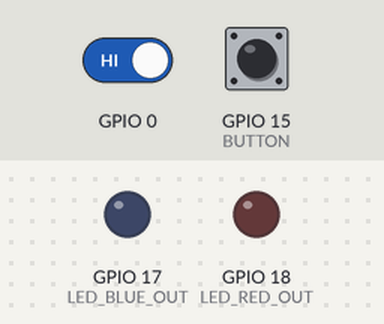
A program run on a simulated ESP32-S3. On the bench: output pins drawn as LEDs (lit = HIGH). Dashed ring = blinking. Inputs (shaded band) come from the test bench; at power-on: GPIO 0 HIGH, GPIO 15 (BUTTON) LOW. What the program prints to the serial monitor is not drawn.

Above: at 2.2 s.
2.3 s: GPIO 0 driven LOW
At 2.5 s:
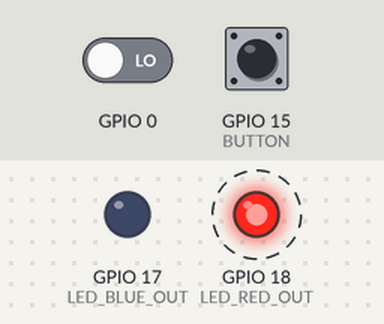
5.3 s: GPIO 15 (BUTTON) pulled HIGH for 0.15 s
At 6.1 s:
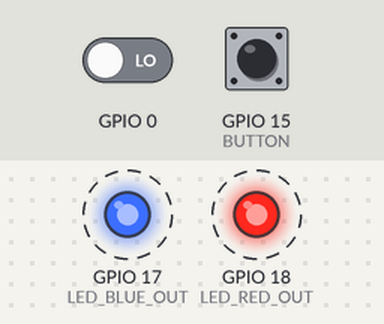
Timing chart, 0 to 14.4 s (numbered marks = the images above; inputs shaded):
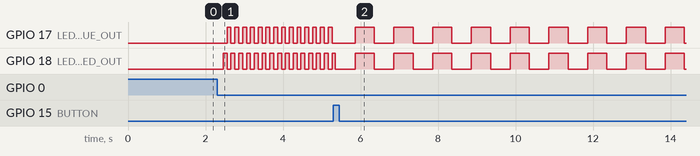

The program:

main.cpp
```cpp
#include <Arduino.h>

#define LED_RED_OUT 18
#define LED_BLUE_OUT 17
#define BUTTON 15
#define BOOT_BUTTON 0

#define DEBOUNCE_DELAY 50

#define BLUE_COLOR "\033[34m"
#define YELLOW_COLOR "\033[33m"
#define RESET_COLOR "\033[0m"

// Enum для режимів миготіння світлодіодів
enum BlinkModeType
{
	NONE,
	FAST,
	SLOW,
	SYNC
};

// Структура для зберігання режиму миготіння та часу затримки
struct Mode
{
	BlinkModeType type;
	int delayTime;
};

// Структура для контролю стану кнопки з урахуванням дребезгу контактів
struct ButtonState
{
	int rawState;
	int lastRawState;
	unsigned long lastChangeTime;
	bool stableState;
};

// Ініціалізація стану кнопок
ButtonState bootBtnState = {HIGH, HIGH, 0, HIGH};	// Ініціалізація стану кнопки BOOT_BUTTON, діє бвудований пулап режим
ButtonState pinBtnState = {LOW, LOW, 0, LOW};

// Ініціалізація режимів миготіння світлодіодів
Mode modes[] = {
	{NONE, 0},
	{FAST, 100},
	{SLOW, 1000},
	{SYNC, 500}
};

// Змінні для відстеження стану світлодіодів та часу останнього миготіння
bool redLedState = false;
bool blueLedState = false;
unsigned long lastBlinkTime = 0;

// Змінна для збереження поточного режиму миготіння світлодіодів
BlinkModeType currentMode = NONE;


void setup()
{
	Serial.begin(115200);
	delay(1000);

	// Налаштування режимів роботи пінів для кнопок та світлодіодів
	// BOOT_BUTTON має вбудований резистор підтягування до живлення, тому його режим встановлюємо як INPUT_PULLUP
	// BUTTON підключена через джерело живлення, тому її режим встановлюємо як INPUT_PULLDOWN
	// Щоб при натисканні був 1 (логічна одиниця), а при відпусканні 0 (логічний нуль)
	// Але зважаючи на BOOT то можна було залишити як є і при натисканні було б 0.
	pinMode(BUTTON, INPUT_PULLDOWN);

	pinMode(LED_RED_OUT, OUTPUT);
	digitalWrite(LED_RED_OUT, LOW);
	pinMode(LED_BLUE_OUT, OUTPUT);
	digitalWrite(LED_BLUE_OUT, LOW);
}

// Функція для перевірки зміни стану кнопки з урахуванням дребезгу контактів
// Повертає true, якщо стан кнопки змінився, і false в іншому випадку
// btnState - структура для збереження стану кнопки
// pin - номер піна, до якого підключена кнопка
bool is_state_changed(ButtonState &btnState, int pin)
{
	btnState.rawState = digitalRead(pin);

	// Перевірка, чи змінився сирий стан кнопки
	// Тобто на кожну ітерацію перевіряємо, чи змінився стан кнопки, і якщо так, оновлюємо час останньої зміни та останній сирий стан
	if (btnState.rawState != btnState.lastRawState)
	{
		btnState.lastChangeTime = millis();
		btnState.lastRawState = btnState.rawState;
	}

	// Перевірка, чи пройшов час дребезгу контактів
	// Якщо пройшов, перевіряємо, чи змінився стабільний стан кнопки
	// Якщо змінився, оновлюємо стабільний стан та повертаємо true
	if (millis() - btnState.lastChangeTime > DEBOUNCE_DELAY)
	{
		if (btnState.stableState != btnState.rawState)
		{
			btnState.stableState = btnState.rawState;

			return true;
		}
	}

	return false;
}

// Функція для миготіння світлодіодів у режимі чергування
void blink_alter(const int delayTime)
{
	// Перевірка, чи пройшов час затримки між миготіннями
	// Замість використання delay(), ми використовуємо millis() для відстеження часу, що дозволяє програмі продовжувати виконувати інші завдання
	if (millis() - lastBlinkTime < delayTime)
	{
		return;
	}

	lastBlinkTime = millis();

	if (!redLedState && !blueLedState)
	{
		digitalWrite(LED_RED_OUT, HIGH);
		redLedState = true;
	}
	else if (redLedState && !blueLedState)
	{
		digitalWrite(LED_RED_OUT, LOW);
		redLedState = false;

		digitalWrite(LED_BLUE_OUT, HIGH);
		blueLedState = true;
	}
	else if (!redLedState && blueLedState)
	{
		digitalWrite(LED_BLUE_OUT, LOW);
		blueLedState = false;

		digitalWrite(LED_RED_OUT, HIGH);
		redLedState = true;
	}
}

// Функція для миготіння світлодіодів у режимі синхронного миготіння
void blink_sim(const int delayTime)
{
	// Перевірка, чи пройшов час затримки між миготіннями
	// Замість використання delay(), ми використовуємо millis() для відстеження часу, що дозволяє програмі продовжувати виконувати інші завдання
	if (millis() - lastBlinkTime < delayTime)
	{
		return;
	}

	lastBlinkTime = millis();

	if (redLedState && blueLedState)
	{
		digitalWrite(LED_RED_OUT, LOW);
		redLedState = false;

		digitalWrite(LED_BLUE_OUT, LOW);
		blueLedState = false;
	}
	else
	{
		digitalWrite(LED_RED_OUT, HIGH);
		redLedState = true;

		digitalWrite(LED_BLUE_OUT, HIGH);
		blueLedState = true;
	}
}

// Функція для перевірки, чи була кнопка натиснута
// stableState - стабільний стан кнопки після обробки дребезгу контактів
// pressedState - стан кнопки, який вважається натиснутим (LOW для BOOT_BUTTON, HIGH для BUTTON)
// isStateChanged - прапорець, який вказує, чи змінився стан кнопки
// Повертає true, якщо кнопка була натиснута, і false в іншому випадку
bool is_pressed(int stableState, int pressedState, bool isStateChanged)
{
	bool result = isStateChanged && stableState == pressedState;

	if (result)
	{
		Serial.print(BLUE_COLOR "Button pressed: " RESET_COLOR);
		Serial.println(pressedState == LOW ? "BOOT_BUTTON" : "BUTTON");
	}

	return result;
}

// Функція для встановлення режиму миготіння світлодіодів
// Скидає стан світлодіодів та оновлює час останнього миготіння
// newMode - новий режим миготіння, який потрібно встановити
void set_mode(BlinkModeType newMode)
{
	if (currentMode == newMode)
	{
		return;
	}

	currentMode = newMode;

	Mode modeData = modes[currentMode];

	Serial.printf(YELLOW_COLOR "Mode:" RESET_COLOR " %s | " YELLOW_COLOR "Delay time:" RESET_COLOR " %d ms\n", (modeData.type == FAST ? "FAST" : (modeData.type == SLOW ? "SLOW" : (modeData.type == SYNC ? "SYNC" : "NONE"))), modeData.delayTime);

	digitalWrite(LED_RED_OUT, LOW);
	digitalWrite(LED_BLUE_OUT, LOW);

	redLedState = false;
	blueLedState = false;

	lastBlinkTime = millis();
}

void loop()
{
	// Перевірка стану кнопок та визначення, чи були вони натиснуті
	bool isBootButtonChanged = is_state_changed(bootBtnState, BOOT_BUTTON);
	bool isPinButtonChanged = is_state_changed(pinBtnState, BUTTON);

	// Перевірка, чи була натиснута кнопка BOOT_BUTTON або BUTTON, і встановлення відповідного режиму миготіння світлодіодів
	bool isBootButtonPressed = is_pressed(bootBtnState.stableState, LOW, isBootButtonChanged);
	bool isButtonPressed = is_pressed(pinBtnState.stableState, HIGH, isPinButtonChanged);

	if (isBootButtonPressed && !isButtonPressed)
	{
		set_mode(FAST);
	}
	else if (isButtonPressed && !isBootButtonPressed)
	{
		set_mode(SLOW);
	}
	else if (bootBtnState.stableState == LOW && pinBtnState.stableState == HIGH)
	{
		set_mode(SYNC);
	}

	// Виклик функцій для миготіння світлодіодів відповідно до поточного режиму
	// Окремо від set_mode бо миготіння має продовжуватися навіть якщо стан кнопок не змінився.
	if (currentMode == FAST)
	{
		blink_alter(modes[FAST].delayTime);
	}
	else if (currentMode == SLOW)
	{
		blink_alter(modes[SLOW].delayTime);
	}
	else if (currentMode == SYNC)
	{
		blink_sim(modes[SYNC].delayTime);
	}
}
```

Measured:
- after the input at 2.3 s, GPIO 17 (LED_BLUE_OUT): alternates HIGH for 0.10 s and LOW for 0.10 s, starting after 0.26 s; GPIO 18 (LED_RED_OUT): alternates HIGH for 0.10 s and LOW for 0.10 s, starting after 0.15 s
- after the input at 5.3 s, GPIO 17 (LED_BLUE_OUT), GPIO 18 (LED_RED_OUT): alternates HIGH for 0.50 s and LOW for 0.50 s, starting after 0.56 s
